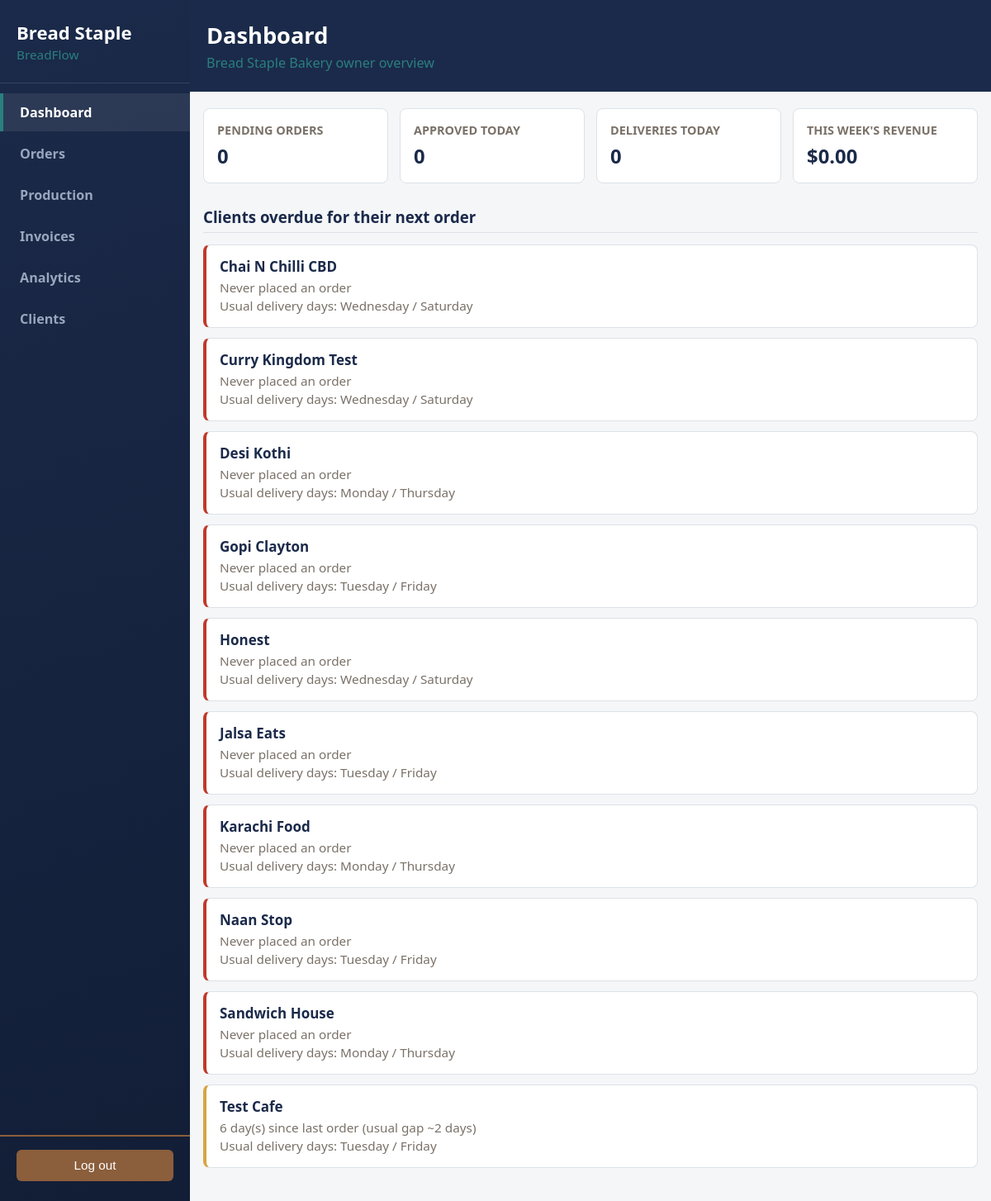
The app's page /owner/dashboard (signed in), older data.
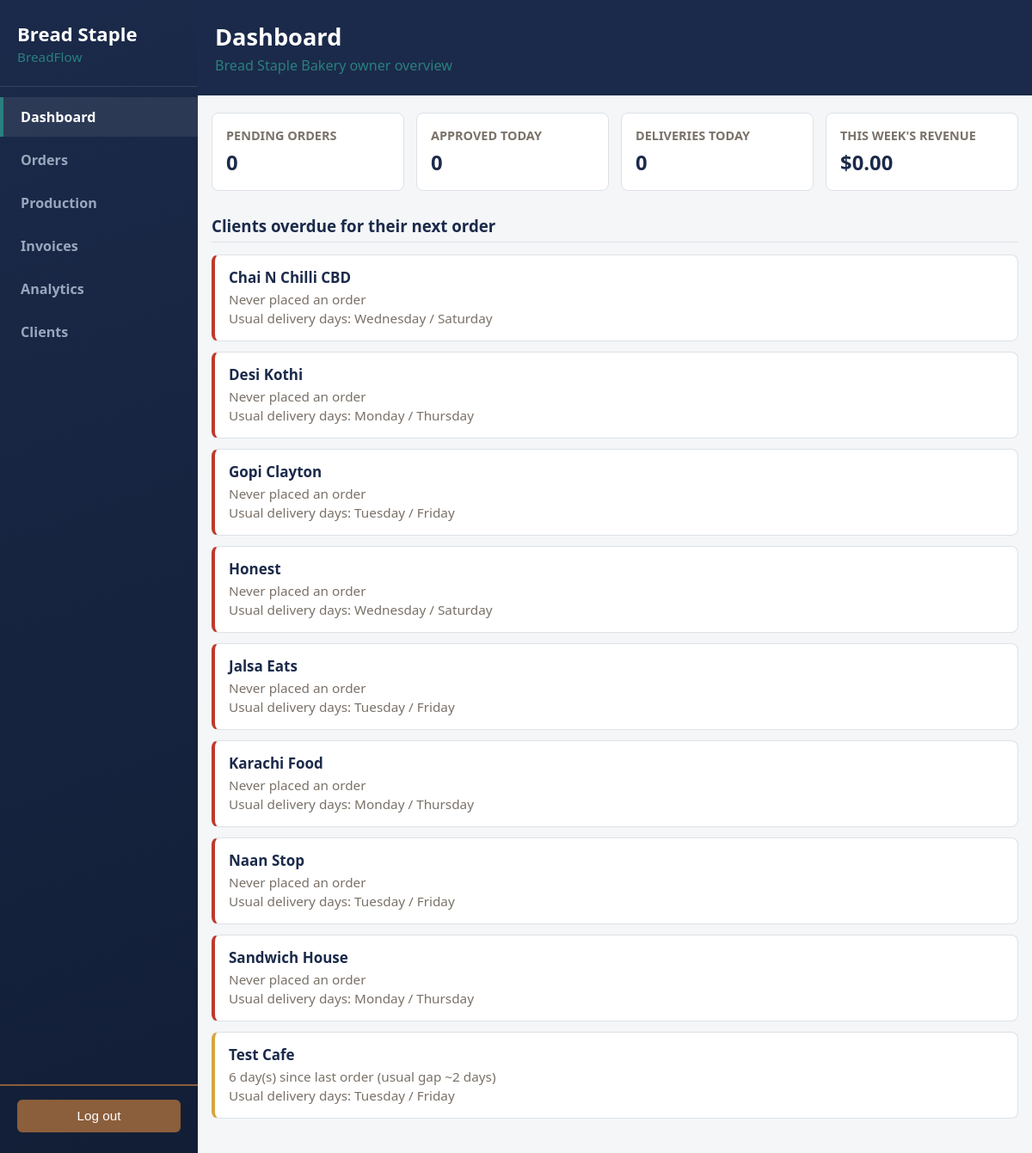
The same page, newer data.
### tables this page shows
CREATE TABLE clients (
    client_id       INTEGER PRIMARY KEY AUTOINCREMENT,
    user_id         INTEGER NOT NULL UNIQUE REFERENCES users(user_id) ON DELETE CASCADE,
    business_name   TEXT NOT NULL UNIQUE,    -- Module 7: trading name, default A-Z sort key
    -- Exactly 11 digits, no separators: GLOB with 11 single-digit character
    -- classes enforces both the length AND that every character is 0-9 in
    -- one constraint, so a value like "123 456 789" or a 10-digit ABN is
    -- rejected at the database layer, not just in Python.
    abn             TEXT NOT NULL UNIQUE
                    CHECK (abn GLOB '[0-9][0-9][0-9][0-9][0-9][0-9][0-9][0-9][0-9][0-9][0-9]'),
    delivery_zone   TEXT NOT NULL CHECK (delivery_zone IN ('Western', 'Northern', 'Eastern', 'Southern')),
    delivery_day1   TEXT NOT NULL,           -- FR-B1: first of 2 fixed weekly delivery days
    delivery_day2   TEXT NOT NULL CHECK (delivery_day2 != delivery_day1),
    delivery_charge REAL NOT NULL CHECK (delivery_charge > 0),
    internal_notes  TEXT                     -- Module 11: owner-only, must never reach the client portal
);

### app.py (the view)
@app.route("/owner/dashboard")
@login_required("owner")
def owner_dashboard():
    week_start, week_end = resolve_period_bounds("weekly", fy_start_year())
    return render_template(
        "owner_dashboard.html",
        overdue_clients=Client.get_overdue_clients(),
        pending_count=Order.count_pending(),
        approved_today_count=Order.count_approved_today(),
        deliveries_today_count=Order.count_deliveries_today(),
        week_revenue=Analytics.get_period_summary(week_start, week_end)["total_revenue"],
    )

### app.py (called while the page is built)
@app.context_processor
def inject_owner_nav_data():
    if session.get("role") == "owner":
        return {"owner_pending_count": Order.count_pending()}
    return {}

### database/db.py (called while the page is built)
def get_db_connection():
    DATABASE_PATH.parent.mkdir(parents=True, exist_ok=True)
    connection = sqlite3.connect(DATABASE_PATH)
    connection.row_factory = sqlite3.Row
    connection.execute("PRAGMA foreign_keys = ON")
    return connection

### models/analytics.py (called while the page is built)
def fy_start_year(for_date=None):
    for_date = for_date or datetime.date.today()
    return for_date.year if for_date.month >= FY_START_MONTH else for_date.year - 1

def resolve_period_bounds(period, fy_start_year_val, today=None):
    today = today or datetime.date.today()
    if period == "weekly":
        start = today - datetime.timedelta(days=today.weekday())
        return start.isoformat(), today.isoformat()
    if period == "monthly":
        return today.replace(day=1).isoformat(), today.isoformat()
    return fy_bounds(fy_start_year_val)

### models/client.py (called while the page is built)
    @property
    def client_id(self):
        return self._client_id

    @property
    def business_name(self):
        return self._business_name

### models/user.py (called while the page is built)
    @property
    def is_active(self):
        return self._is_active

### templates/owner_dashboard.html (shortened to what this page needs)
{% extends "owner_base.html" %}
{% block owner_content %}
<div class="order-page">
    <header class="order-header">
        <h1>Dashboard</h1>
        <p class="order-subtext">Bread Staple Bakery owner overview</p>
    </header>
    <main class="client-table-wrap">
        <div class="summary-cards">
            <div class="summary-card">
                <div class="summary-card-label">Pending orders</div>
                <div class="summary-card-value">{{ pending_count }}</div>
            </div>
            <div class="summary-card">
                <div class="summary-card-label">Approved today</div>
                <div class="summary-card-value">{{ approved_today_count }}</div>
            </div>
            <div class="summary-card">
                <div class="summary-card-label">Deliveries today</div>
                <div class="summary-card-value">{{ deliveries_today_count }}</div>
            </div>
            <div class="summary-card">
                <div class="summary-card-label">This week's revenue</div>
                <div class="summary-card-value">${{ "%.2f"|format(week_revenue) }}</div>
            </div>
        </div>
        <h2 class="form-section-title">Clients overdue for their next order</h2>
        {% if not overdue_clients %}
        <p>No clients are currently overdue.</p>
        {% else %}
        <div class="reminder-list">
            {% for entry in overdue_clients %}
            <div class="reminder-card {% if entry.days_since_order is none %}reminder-never-ordered{% endif %}">
                <p class="reminder-client">{{ entry.business_name }}</p>
                {% if entry.days_since_order is none %}
                <p class="reminder-detail">Never placed an order</p>
                {% else %}
                <p class="reminder-detail">
                    {{ entry.days_since_order }} day(s) since last order (usual gap ~{{ entry.avg_interval }} days)
                </p>
                {% endif %}
                <p class="reminder-detail">Usual delivery days: {{ entry.delivery_days[0] }} / {{ entry.delivery_days[1] }}</p>
            </div>
            {% endfor %}
        </div>
        {% endif %}
    </main>
</div>
{% endblock %}

Row changes from the older to the newer data that the page shows:
removed clients: business_name "Curry Kingdom Test", shows "Never placed an order", delivery_day1 "Wednesday", delivery_day2 "Saturday"
